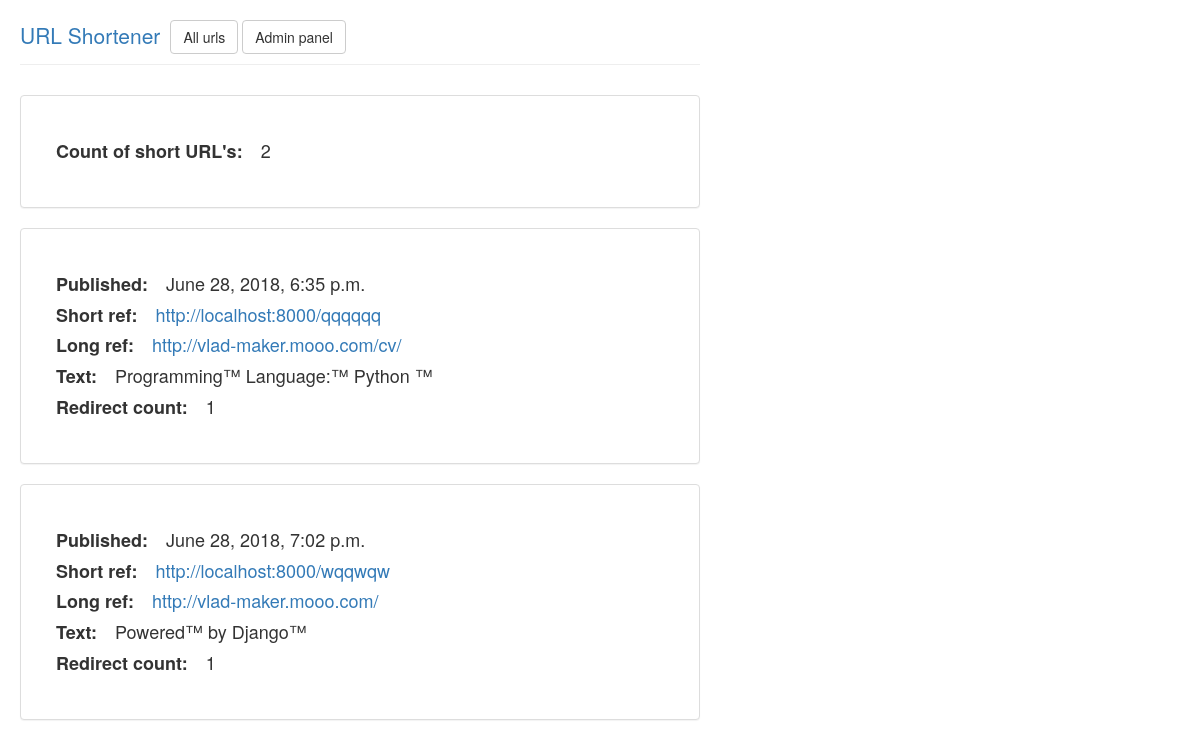
Screenshot of /allurls/ with the database file from the repository.
### shortenersite/models.py (models this page shows)
class Urls(models.Model):
    short_id = models.SlugField(max_length=6,primary_key=True)
    httpurl = models.URLField(max_length=200)
    pub_date = models.DateTimeField(auto_now=True)
    count = models.IntegerField(default=0)
    text = models.TextField(default='')

### shortenersite/views.py (the view)
# urls.py: url(r'^allurls/$', urls_list, name='urls_list'),
def urls_list(request):
    urls = Urls.objects.order_by('pub_date')
    return render(request, 'shortenersite/allurls.html', {'urls': urls, 'site_url': SITE_URL})

### shortenersite/templates/shortenersite/allurls.html (shortened to what this page needs)
{% extends "shortenersite/base.html" %}
{% block content %}
<div class="panel panel-default">
 <div class="panel-body">
    <div id="wrap">
      <h4><strong>Count of short URL's:</strong>&emsp;{{ urls|length }}</h4>
    </div>
  </div>
</div>
  {% for url in urls %}
  <div class="panel panel-default">
   <div class="panel-body">
      <div id="wrap">
          <h4><strong>Published:</strong>&emsp;{{ url.pub_date }}</h4>
          <h4><strong>Short ref:</strong><a href="{{ url.httpurl }}">&emsp;{{ site_url|add:url.short_id }}</a></h4>
          <h4><strong>Long ref:</strong><a href="{{ url.httpurl }}">&emsp;{{ url.httpurl }}</a></h4>
          <h4><strong>Text:</strong>&emsp;{{ url.text }}</h4>
          <h4><strong>Redirect count:</strong>&emsp;{{ url.count }}</h4>
      </div>
    </div>
  </div>
  {% endfor %}
{% endblock %}

### shortenersite/templates/shortenersite/base.html (shortened to what this page needs)
<!DOCTYPE html>
<html>
<head>
 {% load staticfiles %}
 <link rel="stylesheet" href="https://maxcdn.bootstrapcdn.com/bootstrap/3.3.1/css/bootstrap.min.css">
 <link rel="stylesheet" type="text/css" href="{% static 'shortenersite/css/custom.css' %}" />
</head>
<body>
<div id="wrap">
<header>
 <div id="mainlogo"><a href="{% url 'shortenersite:home' %}">URL Shortener</a></div>
 <a href="{% url 'shortenersite:urls_list' %}" class="btn btn-default">All urls</a>
 <a href="{% url 'admin:index' %}" class="btn btn-default" target="_blank">Admin panel</a>
</header>
<div id="content">
{% block content %}
{% endblock %}
</div>
</div>
</body>
</html>

### shortenersite/static/shortenersite/css/custom.css (style rules this page uses)
#content { margin-top: 20px; margin-bottom: 60px; }
#mainlogo { float: left; margin-right: 10px; font-size: 1.5em; }
header { border-bottom: 1px solid #eeeeee; margin-bottom: 30px; padding-bottom: 10px; clear: both; }
#wrap { max-width: 700px; margin: 10px 10px 10px 10px; padding: 10px; text-align: left; }

### rows the page displays
Urls: pub_date "June 28, 2018, 6:35 p.m.", short_id "http://localhost:8000/qqqqqq", httpurl "http://vlad-maker.mooo.com/cv/", text "Programming™ Language:™ Python ™", count "1"
Urls: pub_date "June 28, 2018, 7:02 p.m.", short_id "http://localhost:8000/wqqwqw", httpurl "http://vlad-maker.mooo.com/", text "Powered™ by Django™", count "1"

### other values shown
{{ urls|length }} "2"
